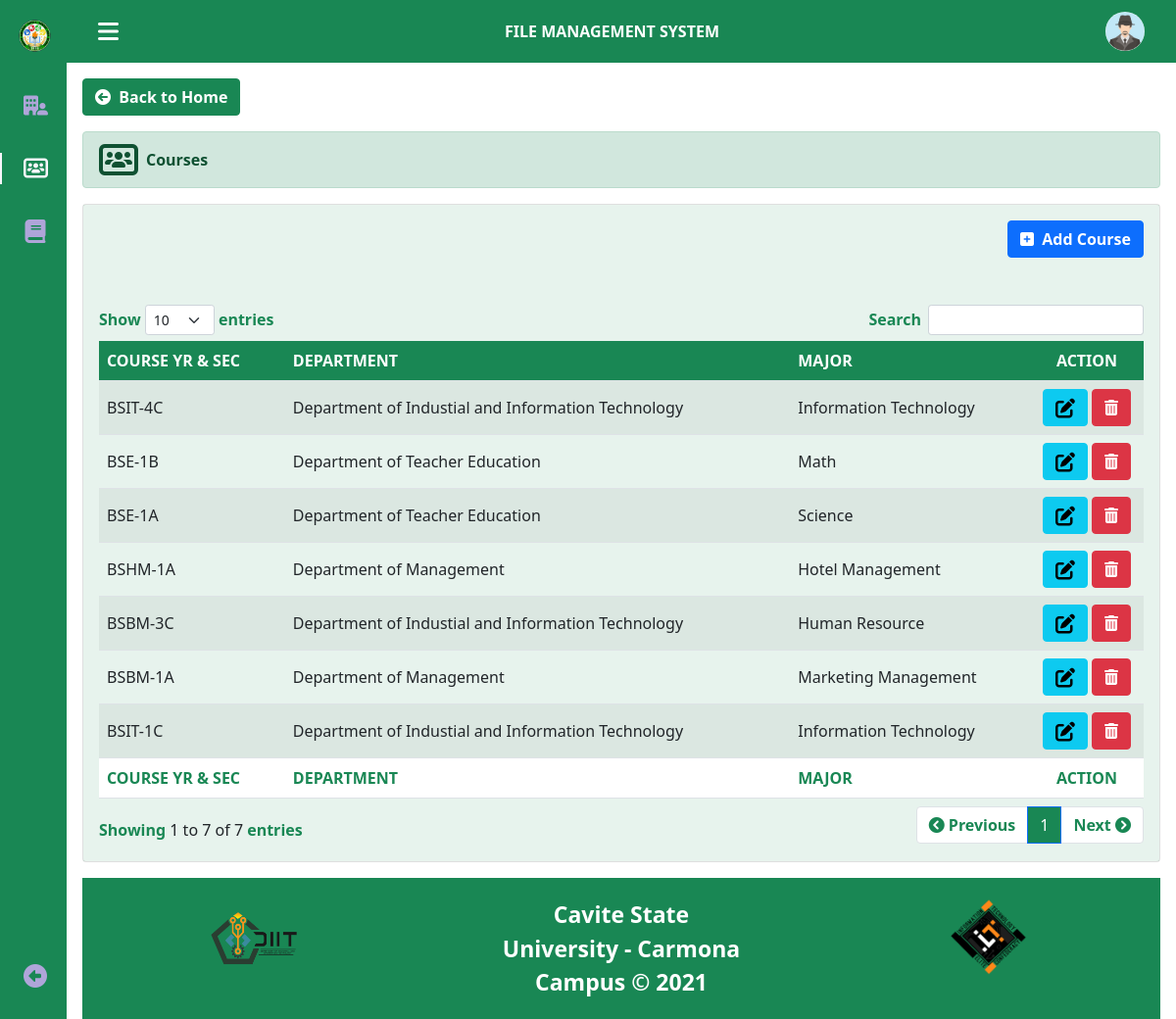
The page /adminCourses.php (signed in) on the database its author committed.
### tables this page shows
CREATE TABLE `user` (
  `user_id` int(11) NOT NULL,
  `username` varchar(150) NOT NULL,
  `password` varchar(150) NOT NULL,
  `firstname` varchar(100) NOT NULL,
  `middlename` varchar(100) NOT NULL,
  `lastname` varchar(100) NOT NULL,
  `location` varchar(100) NOT NULL,
  `date` datetime NOT NULL DEFAULT current_timestamp()
);

CREATE TABLE `course` (
  `course_id` int(11) NOT NULL,
  `cys` varchar(100) NOT NULL,
  `department` varchar(100) NOT NULL,
  `major` varchar(100) NOT NULL,
  `date` datetime NOT NULL DEFAULT current_timestamp()
);

### session.php (called while the page is built, shortened)
<?php
    $session_id=$_SESSION['id'];
?>

### adminCourses.php (the view, shortened to what this page needs)
<?php
    include('header.php');
    include('session.php');
    $user_query = mysqli_query($conn,"SELECT * FROM user WHERE user_id='$session_id'") or die(mysqli_error());
    $user_row = mysqli_fetch_array($user_query);
?>
<body class="body" id="body">
    <header class="sidenav-header bg-success" id="sidenav-header">
        <div class="sidenav-toggle">
            <i class="fa-solid fa-bars" id="sidenav-toggle-icon" title="Menu"></i>
        </div>
        <div class="sidenav-title">
            <p>
                FILE MANAGEMENT SYSTEM
            </p>
        </div>
        <div class="sidenav-logo">
            <img src="<?php echo $user_row['location']; ?>" data-bs-toggle="modal" data-bs-target="#imageZoomAdmin" alt="">
        </div>
    </header>
    <div class="sidenavbar" id="sidenavbar">
        <nav class="sidenavbar-content">
            <div>
                <a href="#" class="sidenavbar-logo" title="Cavite State University - Carmona (FMS)"><img class="sidenavbar-img" src="images/logo.png" alt=""><span class="sidenavbar-title">CVSU-CARMONA</span></a>
                <div class="sidenavbar-menus">
                    <a href="adminEntry.php" class="sidenavbar-menu" title="Departments"> <i class="fa-solid fa-building-user nav-icon"></i> <span class="sidenavbar-menu-title">Department</span> </a>
                    <a href="#.php" class="sidenavbar-menu active" title="Courses"> <i class="fa-solid fa-users-rectangle nav-icon"></i> <span class="sidenavbar-menu-title">Courses</span> </a>
                    <a href="adminSubjects.php" class="sidenavbar-menu" title="Subjects"> <i class="fa-solid fa-book fa-xl nav-icon" style="margin-left: 0.1rem;"></i> <span class="sidenavbar-menu-title">Subject</span> </a>
                </div>
            </div>
                <a href="adminHome.php" role="button" name="backtomenu" class="sidenavbar-menu" title="Back to Main Menu"> <i class="fa-solid fa-circle-left fa-xl nav-icon"></i> <span class="sidenavbar-menu-title">Back</span> </a>
        </nav>
    </div>
    <div class="main-content">
        <div class="d-flex justify-content-start mt-3">
            <a href="adminHome.php" role="button" class="btn btn-success"><i class="fa-solid fa-circle-arrow-left"></i>&nbsp&nbsp<strong>Back to Home</strong></a>
        </div>
        <div class="alert alert-success d-flex align-items-center mt-3" role="alert">
            <i class="fa-solid fa-users-rectangle fa-2xl me-2"></i>
            <div>
                <strong>Courses</strong>
            </div>
        </div>
        <div class="card mb-3">
            <div class="card-body bg-success bg-opacity-10">
            <div class="d-flex justify-content-end mb-5">
                <button type="button" class="btn btn-primary" data-bs-toggle="modal" data-bs-target="#adminAddCourseModal"><i class="fa-solid fa-square-plus"></i>&nbsp&nbsp<strong>Add Course</strong></button>
            </div>
                <table id="example" class="table table-striped display" style="width:100%">
                    <thead>
                        <tr>
                            <th>Course Yr & Sec</th>
                            <th>Department</th>
                            <th>Major</th>
                            <th class="text-center">Action</th>
                        </tr>
                    </thead>
                    <tbody>
                        <?php
                            $query = mysqli_query($conn,"SELECT * FROM course ORDER BY course_id DESC") or die(mysqli_error());
                            while ($row = mysqli_fetch_array($query)) {
                                ?>
                        <tr class="odd gradeX">
                            <td><?php echo $row['cys']; ?></td>
                            <td><?php echo $row['department']; ?></td>
                            <td><?php echo $row['major']; ?></td>
                            <td class="text-center" width="100">
                                <a title="Edit Course" role="button" class="adminEditCourse btn btn-info"><i class="fa-solid fa-pen-to-square fa-lg"></i></a>
                                <a title="Delete Course" role="button" class="adminDeleteCourse btn btn-danger"><i class="fa-solid fa-trash-can"></i></a
                            </td>
                        </tr>
                        <?php } ?>
                    </tbody>
                    <tfoot>
                        <tr>
                            <th>Course Yr & Sec</th>
                            <th>Department</th>
                            <th>Major</th>
                            <th class="text-center">Action</th>
                        </tr>
                    </tfoot>
                </table>
            </div>
        </div>
        <?php include('footer.php'); ?>
    </div>
</body>

### css/style.css (style rules this page uses)
* { box-sizing: border-box; margin: 0; padding: 0; }
body { font-family: Arial, Helvetica, sans-serif; overflow-x: hidden; }
.body { position: relative; margin: 3rem 0 0 0; padding: 0 1rem; transition: .5s; }
.body a { text-decoration: none; }
.sidenav-header { width: 100%; height: 3rem; position: fixed; top: 0; left: 0; display: flex; align-items: center; justify-content: space-between; padding: 0 1rem; background-color: #F7F6FB; z-index: 100; transition: .5s; }
.sidenav-toggle { color: #fff; font-size: 1.5rem; cursor: pointer; }
.sidenav-logo { width: 2.188rem; height: 2.188rem; display: flex; justify-content: center; border-radius: 50%; overflow: hidden; }
.sidenav-logo img { width: 2.5rem; cursor: -webkit-pointer; cursor: pointer; }
.sidenav-title { margin-top: 1rem; text-align: center; font-weight: bold; color: #fff; }
.sidenavbar-img { width: 2.188rem; height: 2.188rem; position: absolute; }
.sidenavbar-img { height: 2.188rem; position: absolute; }
.sidenavbar { position: fixed; top: 0; left: -30%; width: 4.25rem; height: 100%; background-color: #198754; padding: .5rem 1rem 0 0; transition: .5s; z-index: 100; }
.sidenavbar-content { height: 100%; display: flex; flex-direction: column; justify-content: space-between; overflow: hidden; }
.sidenavbar-logo, .sidenavbar-menu { display: grid; grid-template-columns: max-content max-content; align-items: center; column-gap: 1rem; }
.sidenavbar-menu { padding: .5rem 0 .5rem 1.5rem; }
.sidenavbar-logo { padding: .5rem 0 .5rem 1.150rem; }
.sidenavbar-logo { margin-bottom: 2rem; }
.sidenavbar-menu { position: relative; color: #AFA5D9; margin-bottom: 1.5rem; transition: .3s; }
.nav-icon { font-size: 1.25rem; }
.sidenavbar-menus .active { color: #F7F6FB; }
.sidenavbar-menus .active::before { content: ''; position: absolute; left: 0; width: 0.125rem; height: 2rem; background-color: #F7F6FB; box-sizing: border-box; }
.main-content { height: auto; margin-top: 5rem; }
@media screen and (min-width: 48rem) { .body { margin: 4rem 0 0 0; padding-left: 5.25rem; } }
@media screen and (min-width: 48rem) { .sidenav-header { height: 4rem; padding: 0 2rem 0 6.25rem; } }
@media screen and (min-width: 48rem) { .sidenav-logo { width: 2.5rem; height: 2.5rem; } }
@media screen and (min-width: 48rem) { .sidenav-logo img { width: 2.813; } }
@media screen and (min-width: 48rem) { .sidenavbar { left: 0; padding: 1rem 1rem 0 0; } }
.table td, .table th { vertical-align: middle; }
.dataTable th { font-weight: bold; text-transform: uppercase; }
table.dataTable thead tr { background-color: #198754; color: #fff; }
table.dataTable tfoot tr { background-color: #fff; color: #198754; }

### rows shown on the page
user: location (placeholder picture)
course: cys "BSIT-4C", department "Department of Industial and Information Technology", major "Information Technology"
course: cys "BSE-1B", department "Department of Teacher Education", major "Math"
course: cys "BSE-1A", department "Department of Teacher Education", major "Science"
course: cys "BSHM-1A", department "Department of Management", major "Hotel Management"
course: cys "BSBM-3C", department "Department of Industial and Information Technology", major "Human Resource"
course: cys "BSBM-1A", department "Department of Management", major "Marketing Management"
course: cys "BSIT-1C", department "Department of Industial and Information Technology", major "Information Technology"
